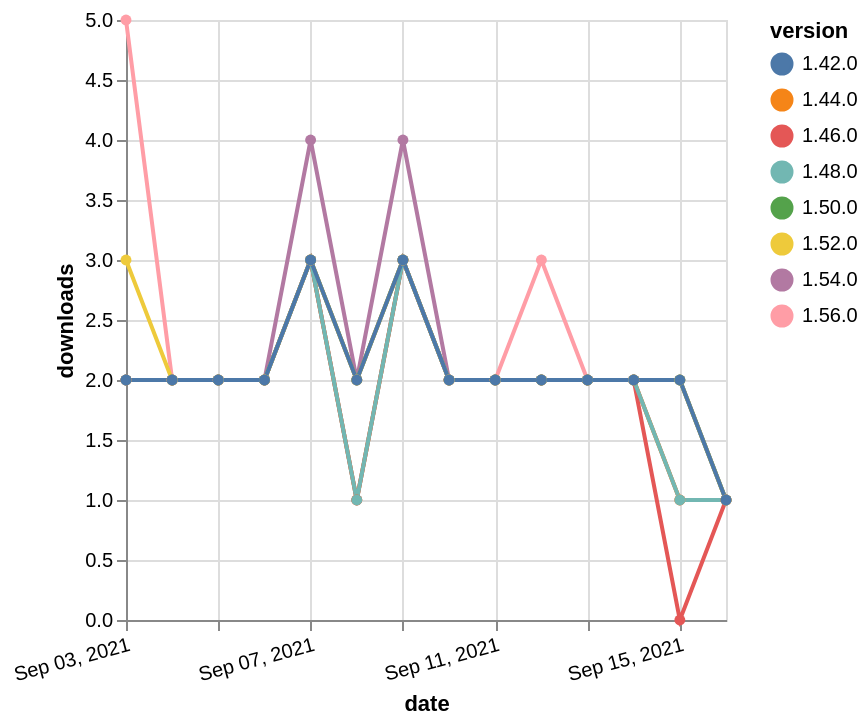

Write the Vega-Lite specification saved for this chart.
### Vega-Lite specification from a JSON file in a GitHub repository (floating-point values rounded to 4 significant figures)
{"$schema": "https://vega.github.io/schema/vega-lite/v5.json", "description": "A simple bar chart with embedded data.", "data": {"values": [{"date": "2021-09-03", "total": 224, "delta": 5, "version": "1.56.0"}, {"date": "2021-09-04", "total": 226, "delta": 2, "version": "1.56.0"}, {"date": "2021-09-05", "total": 228, "delta": 2, "version": "1.56.0"}, {"date": "2021-09-06", "total": 230, "delta": 2, "version": "1.56.0"}, {"date": "2021-09-07", "total": 233, "delta": 3, "version": "1.56.0"}, {"date": "2021-09-08", "total": 235, "delta": 2, "version": "1.56.0"}, {"date": "2021-09-09", "total": 238, "delta": 3, "version": "1.56.0"}, {"date": "2021-09-10", "total": 240, "delta": 2, "version": "1.56.0"}, {"date": "2021-09-11", "total": 242, "delta": 2, "version": "1.56.0"}, {"date": "2021-09-12", "total": 245, "delta": 3, "version": "1.56.0"}, {"date": "2021-09-13", "total": 247, "delta": 2, "version": "1.56.0"}, {"date": "2021-09-14", "total": 249, "delta": 2, "version": "1.56.0"}, {"date": "2021-09-15", "total": 250, "delta": 1, "version": "1.56.0"}, {"date": "2021-09-16", "total": 251, "delta": 1, "version": "1.56.0"}, {"date": "2021-09-03", "total": 695, "delta": 2, "version": "1.54.0"}, {"date": "2021-09-04", "total": 697, "delta": 2, "version": "1.54.0"}, {"date": "2021-09-05", "total": 699, "delta": 2, "version": "1.54.0"}, {"date": "2021-09-06", "total": 701, "delta": 2, "version": "1.54.0"}, {"date": "2021-09-07", "total": 705, "delta": 4, "version": "1.54.0"}, {"date": "2021-09-08", "total": 707, "delta": 2, "version": "1.54.0"}, {"date": "2021-09-09", "total": 711, "delta": 4, "version": "1.54.0"}, {"date": "2021-09-10", "total": 713, "delta": 2, "version": "1.54.0"}, {"date": "2021-09-11", "total": 715, "delta": 2, "version": "1.54.0"}, {"date": "2021-09-12", "total": 717, "delta": 2, "version": "1.54.0"}, {"date": "2021-09-13", "total": 719, "delta": 2, "version": "1.54.0"}, {"date": "2021-09-14", "total": 721, "delta": 2, "version": "1.54.0"}, {"date": "2021-09-15", "total": 723, "delta": 2, "version": "1.54.0"}, {"date": "2021-09-16", "total": 724, "delta": 1, "version": "1.54.0"}, {"date": "2021-09-03", "total": 1459, "delta": 2, "version": "1.50.0"}, {"date": "2021-09-04", "total": 1461, "delta": 2, "version": "1.50.0"}, {"date": "2021-09-05", "total": 1463, "delta": 2, "version": "1.50.0"}, {"date": "2021-09-06", "total": 1465, "delta": 2, "version": "1.50.0"}, {"date": "2021-09-07", "total": 1468, "delta": 3, "version": "1.50.0"}, {"date": "2021-09-08", "total": 1470, "delta": 2, "version": "1.50.0"}, {"date": "2021-09-09", "total": 1473, "delta": 3, "version": "1.50.0"}, {"date": "2021-09-10", "total": 1475, "delta": 2, "version": "1.50.0"}, {"date": "2021-09-11", "total": 1477, "delta": 2, "version": "1.50.0"}, {"date": "2021-09-12", "total": 1479, "delta": 2, "version": "1.50.0"}, {"date": "2021-09-13", "total": 1481, "delta": 2, "version": "1.50.0"}, {"date": "2021-09-14", "total": 1483, "delta": 2, "version": "1.50.0"}, {"date": "2021-09-15", "total": 1485, "delta": 2, "version": "1.50.0"}, {"date": "2021-09-16", "total": 1486, "delta": 1, "version": "1.50.0"}, {"date": "2021-09-03", "total": 2236, "delta": 2, "version": "1.44.0"}, {"date": "2021-09-04", "total": 2238, "delta": 2, "version": "1.44.0"}, {"date": "2021-09-05", "total": 2240, "delta": 2, "version": "1.44.0"}, {"date": "2021-09-06", "total": 2242, "delta": 2, "version": "1.44.0"}, {"date": "2021-09-07", "total": 2245, "delta": 3, "version": "1.44.0"}, {"date": "2021-09-08", "total": 2246, "delta": 1, "version": "1.44.0"}, {"date": "2021-09-09", "total": 2249, "delta": 3, "version": "1.44.0"}, {"date": "2021-09-10", "total": 2251, "delta": 2, "version": "1.44.0"}, {"date": "2021-09-11", "total": 2253, "delta": 2, "version": "1.44.0"}, {"date": "2021-09-12", "total": 2255, "delta": 2, "version": "1.44.0"}, {"date": "2021-09-13", "total": 2257, "delta": 2, "version": "1.44.0"}, {"date": "2021-09-14", "total": 2259, "delta": 2, "version": "1.44.0"}, {"date": "2021-09-15", "total": 2260, "delta": 1, "version": "1.44.0"}, {"date": "2021-09-16", "total": 2261, "delta": 1, "version": "1.44.0"}, {"date": "2021-09-03", "total": 2014, "delta": 2, "version": "1.46.0"}, {"date": "2021-09-04", "total": 2016, "delta": 2, "version": "1.46.0"}, {"date": "2021-09-05", "total": 2018, "delta": 2, "version": "1.46.0"}, {"date": "2021-09-06", "total": 2020, "delta": 2, "version": "1.46.0"}, {"date": "2021-09-07", "total": 2023, "delta": 3, "version": "1.46.0"}, {"date": "2021-09-08", "total": 2024, "delta": 1, "version": "1.46.0"}, {"date": "2021-09-09", "total": 2027, "delta": 3, "version": "1.46.0"}, {"date": "2021-09-10", "total": 2029, "delta": 2, "version": "1.46.0"}, {"date": "2021-09-11", "total": 2031, "delta": 2, "version": "1.46.0"}, {"date": "2021-09-12", "total": 2033, "delta": 2, "version": "1.46.0"}, {"date": "2021-09-13", "total": 2035, "delta": 2, "version": "1.46.0"}, {"date": "2021-09-14", "total": 2037, "delta": 2, "version": "1.46.0"}, {"date": "2021-09-15", "total": 2037, "delta": 0, "version": "1.46.0"}, {"date": "2021-09-16", "total": 2038, "delta": 1, "version": "1.46.0"}, {"date": "2021-09-03", "total": 1005, "delta": 3, "version": "1.52.0"}, {"date": "2021-09-04", "total": 1007, "delta": 2, "version": "1.52.0"}, {"date": "2021-09-05", "total": 1009, "delta": 2, "version": "1.52.0"}, {"date": "2021-09-06", "total": 1011, "delta": 2, "version": "1.52.0"}, {"date": "2021-09-07", "total": 1014, "delta": 3, "version": "1.52.0"}, {"date": "2021-09-08", "total": 1016, "delta": 2, "version": "1.52.0"}, {"date": "2021-09-09", "total": 1019, "delta": 3, "version": "1.52.0"}, {"date": "2021-09-10", "total": 1021, "delta": 2, "version": "1.52.0"}, {"date": "2021-09-11", "total": 1023, "delta": 2, "version": "1.52.0"}, {"date": "2021-09-12", "total": 1025, "delta": 2, "version": "1.52.0"}, {"date": "2021-09-13", "total": 1027, "delta": 2, "version": "1.52.0"}, {"date": "2021-09-14", "total": 1029, "delta": 2, "version": "1.52.0"}, {"date": "2021-09-15", "total": 1031, "delta": 2, "version": "1.52.0"}, {"date": "2021-09-16", "total": 1032, "delta": 1, "version": "1.52.0"}, {"date": "2021-09-03", "total": 1629, "delta": 2, "version": "1.48.0"}, {"date": "2021-09-04", "total": 1631, "delta": 2, "version": "1.48.0"}, {"date": "2021-09-05", "total": 1633, "delta": 2, "version": "1.48.0"}, {"date": "2021-09-06", "total": 1635, "delta": 2, "version": "1.48.0"}, {"date": "2021-09-07", "total": 1638, "delta": 3, "version": "1.48.0"}, {"date": "2021-09-08", "total": 1639, "delta": 1, "version": "1.48.0"}, {"date": "2021-09-09", "total": 1642, "delta": 3, "version": "1.48.0"}, {"date": "2021-09-10", "total": 1644, "delta": 2, "version": "1.48.0"}, {"date": "2021-09-11", "total": 1646, "delta": 2, "version": "1.48.0"}, {"date": "2021-09-12", "total": 1648, "delta": 2, "version": "1.48.0"}, {"date": "2021-09-13", "total": 1650, "delta": 2, "version": "1.48.0"}, {"date": "2021-09-14", "total": 1652, "delta": 2, "version": "1.48.0"}, {"date": "2021-09-15", "total": 1653, "delta": 1, "version": "1.48.0"}, {"date": "2021-09-16", "total": 1654, "delta": 1, "version": "1.48.0"}, {"date": "2021-09-03", "total": 2334, "delta": 2, "version": "1.42.0"}, {"date": "2021-09-04", "total": 2336, "delta": 2, "version": "1.42.0"}, {"date": "2021-09-05", "total": 2338, "delta": 2, "version": "1.42.0"}, {"date": "2021-09-06", "total": 2340, "delta": 2, "version": "1.42.0"}, {"date": "2021-09-07", "total": 2343, "delta": 3, "version": "1.42.0"}, {"date": "2021-09-08", "total": 2345, "delta": 2, "version": "1.42.0"}, {"date": "2021-09-09", "total": 2348, "delta": 3, "version": "1.42.0"}, {"date": "2021-09-10", "total": 2350, "delta": 2, "version": "1.42.0"}, {"date": "2021-09-11", "total": 2352, "delta": 2, "version": "1.42.0"}, {"date": "2021-09-12", "total": 2354, "delta": 2, "version": "1.42.0"}, {"date": "2021-09-13", "total": 2356, "delta": 2, "version": "1.42.0"}, {"date": "2021-09-14", "total": 2358, "delta": 2, "version": "1.42.0"}, {"date": "2021-09-15", "total": 2360, "delta": 2, "version": "1.42.0"}, {"date": "2021-09-16", "total": 2361, "delta": 1, "version": "1.42.0"}]}, "width": "container", "mark": {"type": "line", "point": {"filled": true}}, "encoding": {"x": {"field": "date", "type": "temporal", "timeUnit": "yearmonthdate", "title": "date", "axis": {"labelAngle": -15}}, "y": {"field": "delta", "type": "quantitative", "title": "downloads"}, "color": {"field": "version", "type": "nominal"}, "tooltip": {"field": "delta"}}}
